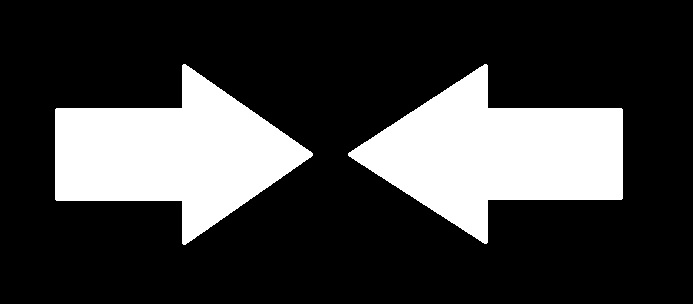
#> input picture exercises/part1/data/corners_01.jpg, 693 x 304 px
$ jupyter execute '09. Local features – corner detectors.ipynb'
#> lines starting #> are read from the running program, lines starting #| are printed output that depends on the picture; after the words box and inside, x2 and y2 are one past the last pixel; in counts of white or black regions, pixels touching at a corner belong together
# 9. Image enhancement – filtering

[cell 1]
import numpy as np
import cv2
import matplotlib.pyplot as plt
import os

imagesDir = 'data' # Change this, according to your images' directory path

[cell 2]
filename = 'corners_01.jpg'
img = cv2.imread(os.path.join(imagesDir, filename))
#> img is the input picture: shape (304, 693, 3); min 0, max 255, mean 60
plt.imshow(img, cmap='gray')
plt.title('Original Image')
plt.axis('off')
plt.show()

og_img = img.copy() # let's copy the image to be able to use it later without having to read it again

**a)** Use the Harris corner detector to detect the corners in one or more images of your choice. Try different
parameters, namely, neighborhood size, aperture for the Sobel operator and Harris detector free parameter.

[cell 3]
gray = cv2.cvtColor(img, cv2.COLOR_BGR2GRAY)
gray = np.float32(gray)

neighbourhood = 2
aperture = 3
free_param = 0.04
dst = cv2.cornerHarris(gray, neighbourhood, aperture, free_param)
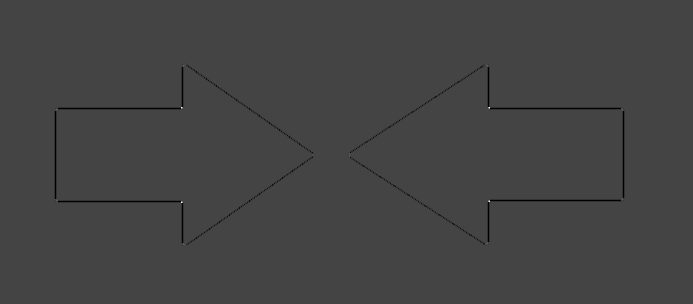
#> dst: shape (304, 693) float32; min -169130016, max 458335776, mean -1323175; drawn with min black and max white

# result is dilated for marking the corners, not important
dst = cv2.dilate(dst, None)
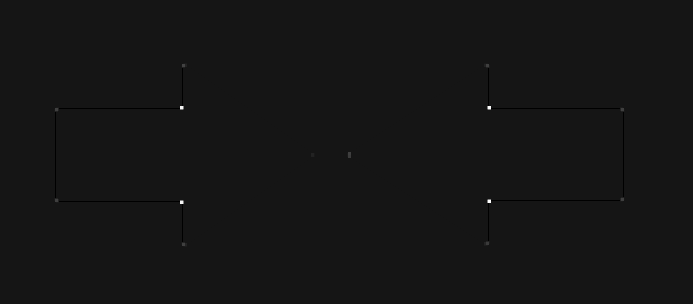
#> dst: shape (304, 693) float32; min -42282504, max 458335776, mean -16729; drawn with min black and max white

# Threshold for an optimal value, it may vary depending on the image
thr = 0.01

img[dst > thr*dst.max()] = [0,0,255]
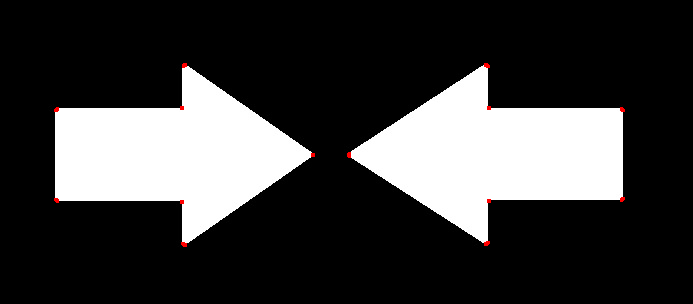
#> img: shape (304, 693, 3); 0.13% of pixels changed, all inside (x1, y1, x2, y2) = (54, 63, 625, 247)

# convert to RGB for plotting with matplotlib
out = cv2.cvtColor(img, cv2.COLOR_BGR2RGB)

plt.imshow(out)
plt.title('Harris Corner Detection')
plt.axis('off')
plt.show()

**b)** Use the Shi-Tomasi corner detector to detect the corners in the same images. Try different parameters, namely,
block size, and aperture for the Sobel operator; compare the results with those of Harr is detector for the equivalent
parameters; notice that the Shi-Tomasi implementation has more parameters than Harris implementation.

[cell 4]
max_corners = 200
quality = 0.01
mindist = 10
corners = cv2.goodFeaturesToTrack(gray, max_corners, quality, mindist, blockSize=neighbourhood, k=free_param)
#> corners = 56 rows, first 8: [489, 201], [489, 107], [181, 202], [181, 107], [183, 65], [56, 109], [56, 200], [487, 65]
corners = np.int0(corners)

img2 = og_img.copy()
for i in corners:
    x,y = i.ravel()
    cv2.circle(img2, (x,y), 3, 255, -1)
#> this loop made 56 passes
#> (x, y) on passes 1 to 12: (489, 201), (489, 107), (181, 202), (181, 107), (183, 65), (56, 109), (56, 200), (487, 65), (183, 244), (622, 109), (622, 199), (349, 153)
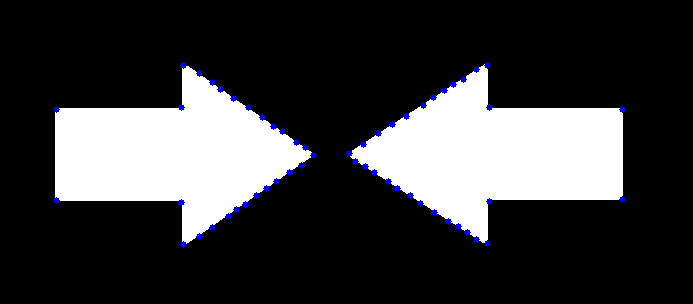
#> img2: shape (304, 693, 3); 0.77% of pixels changed, all inside (x1, y1, x2, y2) = (53, 62, 626, 248)

plt.imshow(img2)
plt.title('Shi-Tomasi Corner Detection')
plt.axis('off')
plt.show()

**c)** Use the FAST corner detector to detect the corners in the same images.

[cell 5]
# Initiate FAST object with default values
fast = cv2.FastFeatureDetector_create()

# find and draw the keypoints
kp = fast.detect(og_img, None)
#> kp = 14 keypoints; strongest (x, y, size): (488, 106, 7), (55, 198, 7), (621, 199, 7), (183, 64, 7)
img3 = cv2.drawKeypoints(og_img, kp, None, color=(255,0,0))

# Print all default params
print("Threshold: {}".format(fast.getThreshold()))
#| Threshold: 10
print("NMS:{}".format(fast.getNonmaxSuppression()))
#| NMS:True
print("Neighborhood: {}".format(fast.getType()))
#| Neighborhood: 2
print("Total Keypoints with NMS: {}".format(len(kp)))
#| Total Keypoints with NMS: 14

plt.imshow(img3)
plt.title('FAST Corner Detection w/ NMS')
plt.axis('off')
plt.show()

# Disable NMS
fast.setNonmaxSuppression(0)
kp = fast.detect(og_img, None)
#> kp = 92 keypoints; strongest (x, y, size): (183, 64, 7), (184, 64, 7), (185, 64, 7), (484, 64, 7)
print("Total Keypoints without NMS: {}".format(len(kp)))
#| Total Keypoints without NMS: 92
img4 = cv2.drawKeypoints(og_img, kp, None, color=(255,0,0))

plt.imshow(img4)
plt.title('FAST Corner Detection w/o NMS')
plt.axis('off')
plt.show()
